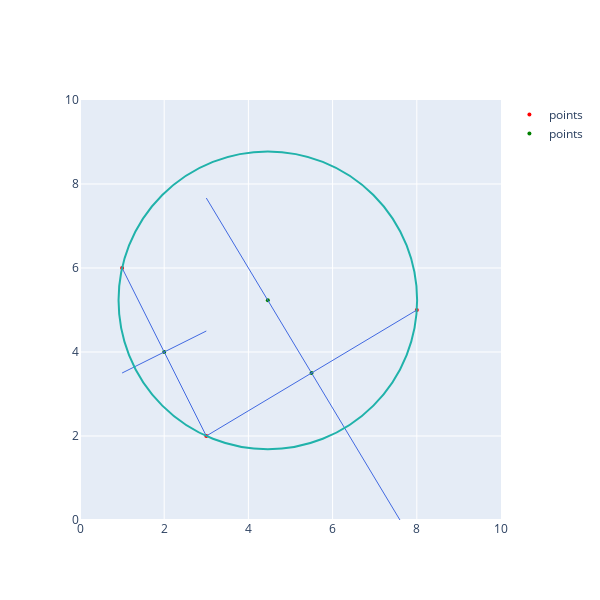

Notebook source saved alongside this figure:
### Code cell
fig = go.Figure()

# points
scatter1 = go.Scatter(
    x=points[:,0],
    y=points[:,1],
    mode="markers",
    marker={
        'size':4,
        'color':'red'},
    name="points"
)

scatter2 = go.Scatter(
    x=[x12, x23, center_x],
    y=[y12, y23, center_y],
    mode="markers",
    marker={
        'size':4,
        'color':'green'},
    name="points"
)

fig.add_shape(type="line",
    x0=line_x1, y0=line_y1, x1=line_x2, y1=line_y2,
    line=dict(color="RoyalBlue",width=1)
)

fig.add_shape(type="line",
    x0=line2_x1, y0=line2_y1, x1=line2_x2, y1=line2_y2,
    line=dict(color="RoyalBlue",width=1)
)

fig.add_shape(type="line",
    x0=line23_x1, y0=line23_y1, x1=line23_x2, y1=line23_y2,
    line=dict(color="RoyalBlue",width=1)
)

fig.add_shape(type="line",
    x0=line23_norm_x1, y0=line23_norm_y1, x1=line23_norm_x2, y1=line23_norm_y2,
    line=dict(color="RoyalBlue",width=1)
)

fig.add_shape(type="circle",
    x0=x_min, y0=y_min, x1=x_max, y1=y_max,
    line_color="LightSeaGreen",
)

fig.add_trace(scatter1)
fig.add_trace(scatter2)

fig.update_xaxes(range=[0, 10])
fig.update_yaxes(range=[0, 10])

fig.update_layout(width=600, height=600)

fig.show()

### Figure 1 — Plotly figure (JSON) as saved in the notebook; plotly's stock layout.template omitted (floating-point values rounded to 4 significant figures)
{"data": [{"marker": {"color": "red", "size": 4}, "mode": "markers", "name": "points", "type": "scatter", "x": [1, 3, 8], "y": [6, 2, 5]}, {"marker": {"color": "green", "size": 4}, "mode": "markers", "name": "points", "type": "scatter", "x": [2, 5.5, 4.462], "y": [4, 3.5, 5.231]}], "layout": {"height": 600, "shapes": [{"line": {"color": "RoyalBlue", "width": 1}, "type": "line", "x0": 1, "x1": 3, "y0": 6, "y1": 2}, {"line": {"color": "RoyalBlue", "width": 1}, "type": "line", "x0": 1, "x1": 3, "y0": 3.5, "y1": 4.5}, {"line": {"color": "RoyalBlue", "width": 1}, "type": "line", "x0": 3, "x1": 8, "y0": 2, "y1": 5}, {"line": {"color": "RoyalBlue", "width": 1}, "type": "line", "x0": 3, "x1": 8, "y0": 7.667, "y1": -0.6667}, {"line": {"color": "LightSeaGreen"}, "type": "circle", "x0": 0.9156, "x1": 8.008, "y0": 1.685, "y1": 8.777}], "width": 600, "xaxis": {"range": [0, 10]}, "yaxis": {"range": [0, 10]}}}
